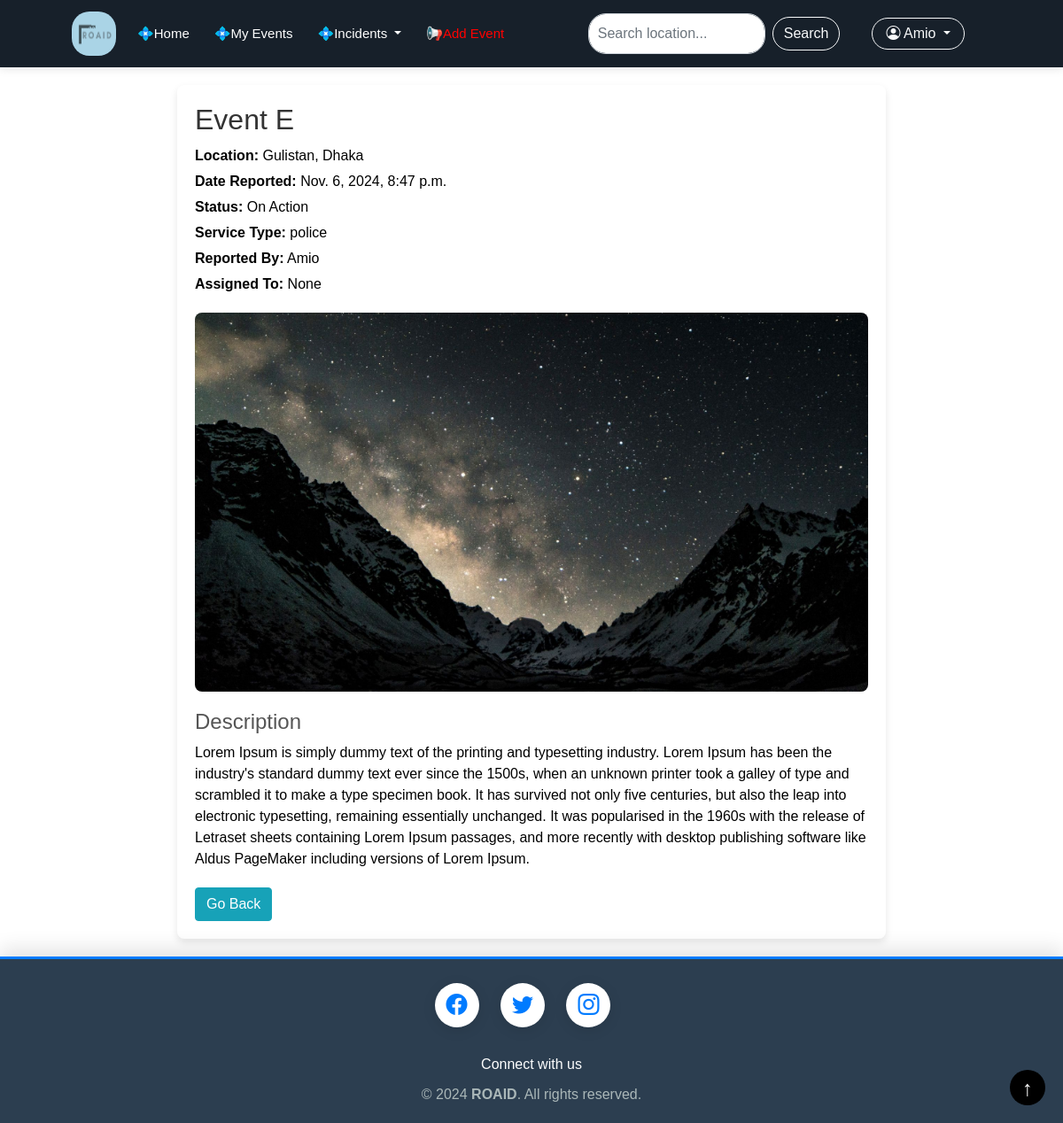
Page /event_details/29/ (signed in) on the earlier database version.
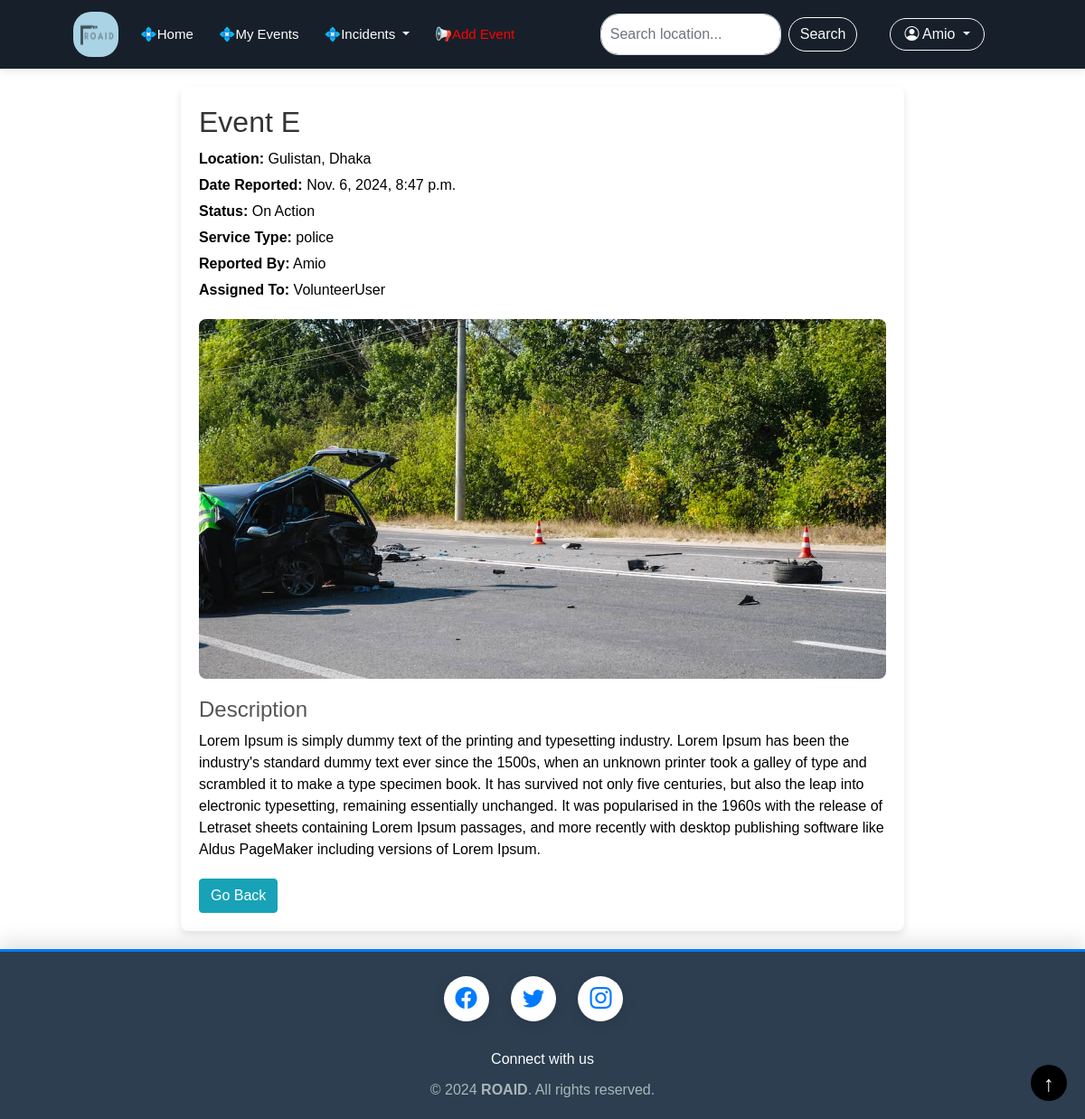
Same page on the later database version.
### Volunteer/models.py (models this page shows, shortened)
class Incident(models.Model):
    STATUS_CHOICES = [
        ('No Action', 'No Action'),
        ('On Action', 'On Action'),
        ('Completed', 'Completed'),
    ]
    title = models.CharField(max_length=200)
    description = models.TextField()
    location = models.CharField(max_length=255)
    date_reported = models.DateTimeField(auto_now_add=True)
    status = models.CharField(max_length=20, choices=STATUS_CHOICES, default='No Action')
    reported_by = models.ForeignKey(User, on_delete=models.CASCADE, related_name='reported_incidents')
    assigned_to = models.ForeignKey(User, on_delete=models.SET_NULL, null=True, blank=True, default= None,
                                    related_name='assigned_incidents')
    service_type = models.CharField(max_length=50,
                                    choices=[('fire', 'Fire'), ('police', 'Police'), ('ambulance', 'Ambulance')],
                                    default='police')
    image = models.ImageField(blank=True, null=True,upload_to='images/')

### Volunteer/views.py (the view)
# urls.py: path('event_details/<str:id>/', v_views.event_details, name='event_details'),
@login_required
def event_details(request, id):
    incident = get_object_or_404(Incident, id=id)
    context = {'incident': incident}
    return render(request, 'event_details.html', context)

### Volunteer/templates/event_details.html (shortened to what this page needs)
{% extends 'common.html' %}
{% load static %}
{% block content %}
<!DOCTYPE html>
<html lang="en">
<head>
    <link rel="stylesheet" href="{% static 'css/event_details.css' %}">
</head>
<body>
    <div class="incident-detail-container">
        <h1>{{ incident.title }}</h1>
        <div class="incident-meta">
            <p><strong>Location:</strong> {{ incident.location }}</p>
            <p><strong>Date Reported:</strong> {{ incident.date_reported }}</p>
            <p><strong>Status:</strong> {{ incident.status }}</p>
            <p><strong>Service Type:</strong> {{ incident.service_type }}</p>
            <p><strong>Reported By:</strong> {{ incident.reported_by }}</p>
            <p><strong>Assigned To:</strong> {{ incident.assigned_to }}</p>
        </div>
        <div class="incident-image">
            {% if incident.image %}
                <img src="{{ incident.image.url }}" alt="Incident Image">
            {% else %}
                <img src="{% static 'images/ROAID.png' %}" alt="Default Incident Image">
            {% endif %}
        </div>
        <div class="incident-description">
            <h2>Description</h2>
            <p>{{ incident.description }}</p>
        </div>
        <div class="actions">
            <a href="javascript:history.back()" class="btn btn-info">Go Back</a>
        </div>
    </div>
</body>
</html>
{% endblock %}

### Volunteer/templates/common.html (shortened to what this page needs)
<!DOCTYPE html>
<html lang="en">
<head>
    <link rel="stylesheet" href="https://cdn.jsdelivr.net/npm/bootstrap@4.0.0/dist/css/bootstrap.min.css">
</head>
<body>
{% include 'navbar.html' %}
{% block content %}
{% endblock %}
</body>
{% include 'footer.html' %}
</html>

### Volunteer/templates/navbar.html (shortened to what this page needs)
{% load static %}
<link rel="stylesheet" href="{% static 'css/navbar.css' %}">
<nav class="navbar navbar-expand-lg navbar-light" style="background-color: #17202a; box-shadow: 0 2px 10px rgba(0,0,0,0.1);">
  <div class="container-fluid">
    <a class="navbar-brand" href="http://127.0.0.1:8000/about_us/">
      <img src="{% static 'images/About.png' %}" alt="VBTIMS Logo" style="height: 50px; width: 50px; border-radius: 40%;margin-left: 50px">
    </a>
    <div class="collapse navbar-collapse" id="navbarSupportedContent">
      <ul class="navbar-nav mr-auto">
        <li class="nav-item active">
          <a class="nav-link text-white" href="http://127.0.0.1:8000/homepage" style="font-size: 15px; padding-right: 20px">💠Home</a>
        </li>
        <li class="nav-item">
          <a class="nav-link text-white" href="http://127.0.0.1:8000/my_events/" style="font-size: 15px; padding-right: 20px">💠My Events</a>
        </li>
        <li class="nav-item dropdown">
          <a class="nav-link dropdown-toggle text-white" href="#" id="navbarDropdown" role="button" data-toggle="dropdown" aria-haspopup="true" aria-expanded="false" style="font-size: 15px; padding-right: 20px">
            💠Incidents
          </a>
        </li>
        <li class="nav-item">
          <a class="nav-link text-white" href="http://127.0.0.1:8000/add_incident/" style="font-size: 15px; padding-right: 20px; -webkit-text-fill-color: red">📢Add Event</a>
        </li>
      </ul>
      <form class="form-inline my-2 my-lg-0" action="{% url 'search' %}" method="GET" style="margin-right: 20px;">
        <input class="form-control mr-sm-2" type="text" name="query" placeholder="Search location..." aria-label="Search" style="border-radius: 20px; padding: 10px; width: 200px;">
        <button class="btn btn-outline-light my-2 my-sm-0" type="submit" style="border-radius: 20px;">Search</button>
      </form>
      <div class="dropdown ml-3" style="margin-right: 80px;">
        <a class="btn btn-outline-light dropdown-toggle" href="#" role="button" id="profileDropdown" data-toggle="dropdown" aria-haspopup="true" aria-expanded="false" style="border-radius: 20px; padding: 5px 15px;">
          <i class="bi bi-person-circle"></i> {{user.username}}
        </a>
      </div>
    </div>
  </div>
</nav>

### Volunteer/templates/footer.html (shortened to what this page needs)
<!DOCTYPE html>
<html lang="en">
<head>
    <link href="https://cdn.jsdelivr.net/npm/bootstrap-icons@1.8.0/font/bootstrap-icons.css" rel="stylesheet">
</head>
<body>
<footer>
    <div class="pattern-bg"></div>
    <div class="container" style="margin-top: 20px">
        <div class="row">
            <div class="col-12 text-center">
                <div class="social-icons">
                    <a href="https://www.facebook.com/" target="_blank">
                        <i class="bi bi-facebook"></i>
                    </a>
                    <a href="https://twitter.com/" target="_blank">
                        <i class="bi bi-twitter"></i>
                    </a>
                    <a href="https://www.instagram.com/" target="_blank">
                        <i class="bi bi-instagram"></i>
                    </a>
                </div>
            </div>
        </div>
        <div class="row">
            <div class="col-12 text-center">
                <p class="footer-text">Connect with us</p>
                <p class="footer-text" style="color: #aab7b8;">&copy; 2024 <strong>ROAID</strong>. All rights reserved.</p>
            </div>
        </div>
    </div>
</footer>
<button class="scroll-to-top" onclick="scrollToTop()">&#8593;</button>
</body>
</html>

### static/css/navbar.css (style rules this page uses)
body, html { background-color: #ffffff; color: #000000; transition: background-color 0.3s, color 0.3s; }
.navbar { background-color: #17202a; }

### static/css/event_details.css (style rules this page uses)
.incident-detail-container { max-width: 800px; margin: 0 auto; margin-top: 20px; padding: 20px; background: #fff; border-radius: 8px; box-shadow: 0 4px 8px rgba(0, 0, 0, 0.1); }
h1 { color: #333; font-size: 2rem; margin-bottom: 10px; }
.incident-meta p { font-size: 1rem; margin: 5px 0; }
.incident-image img { max-width: 100%; border-radius: 8px; margin-top: 15px; }
.incident-description h2 { font-size: 1.5rem; color: #555; margin-top: 20px; }
.actions { margin-top: 20px; }

### Volunteer/templates/footer.html (style rules this page uses)
body { margin: 0; padding: 0; display: flex; flex-direction: column; min-height: 100vh; font-family: Arial, sans-serif; }
footer { background-color: #2c3e50 ; padding: 10px 0; margin-top: 20px; font-family: Arial, sans-serif; position: relative; overflow: hidden; border-top-left-radius: 0px; border-top-right-radius: 0px; box-shadow: 0px -10px 20px rgba(0, 0, 0, 0.1); }
.container { max-width: 1200px; margin: 0 auto; padding: 0 15px; }
.social-icons { margin-bottom: 30px; }
.social-icons a { color: #007bff; text-decoration: none; margin-right: 20px; transition: color 0.3s ease; border-radius: 50%; display: inline-flex; justify-content: center; align-items: center; width: 50px; height: 50px; background-color: #fff; box-shadow: 0px 3px 15px rgba(0, 0, 0, 0.1); }
.footer-text { font-size: 16px; color: #fdfefe; margin-bottom: 10px; }
footer:before { content: ""; position: absolute; top: -3px; left: 0; width: 100%; height: 6px; background-color: #007bff; border-radius: 3px 3px 0 0; animation: waveAnimation 2s linear infinite alternate; }
footer .social-icons a i { font-size: 24px; }
footer .footer-text { margin-bottom: 10px; }
.pattern-bg { position: absolute; top: 0; left: 0; width: 100%; height: 100%; opacity: 0.1; pointer-events: none; }
.scroll-to-top { position: fixed; bottom: 20px; right: 20px; background-color: black; color: #fff; border: none; border-radius: 50%; width: 40px; height: 40px; font-size: 24px; line-height: 40px; text-align: center; cursor: pointer; transition: background-color 0.3s ease; z-index: 999; }

Differences in the rows shown:
changed Incident "Event E": assigned_to "None" → "VolunteerUser"; image: a different picture
